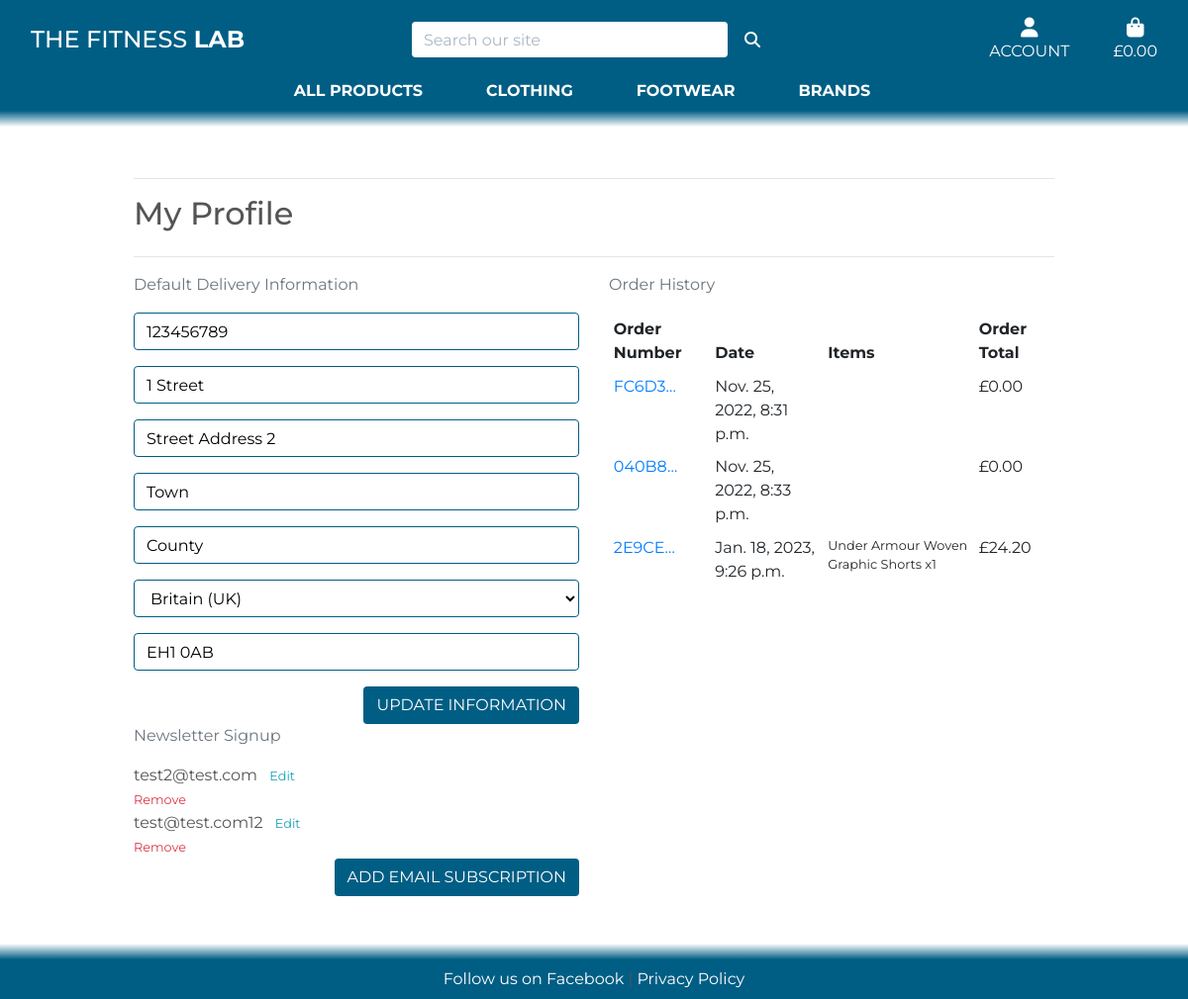
/profile/ (signed in), run on the app's committed database.
### profiles/models.py (models this page shows, shortened)
class UserProfile(models.Model):
    user = models.OneToOneField(User, on_delete=models.CASCADE)
    default_phone_number = models.CharField(max_length=20, null=True,
                                            blank=True)
    default_address_line1 = models.CharField(max_length=80, null=True,
                                             blank=True)
    default_address_line2 = models.CharField(max_length=80, null=True,
                                             blank=True)
    default_city = models.CharField(max_length=40, null=True, blank=True)
    default_county = models.CharField(max_length=80, null=True, blank=True)
    default_country = CountryField(blank_label='Country', null=True,
                                   blank=True)
    default_postcode = models.CharField(max_length=20, null=True, blank=True)

class Newsletter(models.Model):
    user = models.ForeignKey(User, on_delete=models.CASCADE,
                             related_name='newsletter_user')
    email = models.EmailField(max_length=254, unique=True,
                              null=False, blank=False)
    is_registered = models.BooleanField(default=False, null=True, blank=True)

### checkout/models.py (models this page shows, shortened)
class Order(models.Model):
    order_number = models.CharField(max_length=32, null=False, editable=False)
    user_profile = models.ForeignKey(UserProfile, on_delete=models.SET_NULL,
                                     null=True, blank=True,
                                     related_name='orders')
    full_name = models.CharField(max_length=50, null=False, blank=False)
    email = models.EmailField(max_length=254, null=False, blank=False)
    phone_number = models.CharField(max_length=20, null=False, blank=False)
    address_line1 = models.CharField(max_length=80, null=False, blank=False)
    address_line2 = models.CharField(max_length=80, null=True, blank=True)
    city = models.CharField(max_length=40, null=False, blank=False)
    county = models.CharField(max_length=80, null=True, blank=True)
    country = CountryField(blank_label='Country *', null=False, blank=False)
    postcode = models.CharField(max_length=20, null=True, blank=True)
    date = models.DateTimeField(auto_now_add=True)
    delivery_cost = models.DecimalField(max_digits=6, decimal_places=2,
                                        null=False, default=0)
    order_total = models.DecimalField(max_digits=10, decimal_places=2,
                                      null=False, default=0)
    grand_total = models.DecimalField(max_digits=10, decimal_places=2,
                                      null=False, default=0)
    original_basket = models.TextField(null=False, blank=False, default='')
    stripe_pid = models.CharField(max_length=254, null=False,
                                  blank=False, default='')

class OrderLineItem(models.Model):
    order = models.ForeignKey(Order, null=False, blank=False,
                              on_delete=models.CASCADE,
                              related_name='lineitems')
    item = models.ForeignKey(Item, null=False, blank=False,
                             on_delete=models.CASCADE)
    item_size = models.CharField(max_length=2, null=True,
                                 blank=True)  # XS, S, M, L, XL
    quantity = models.IntegerField(null=False, blank=False, default=0)
    lineitem_total = models.DecimalField(max_digits=6, decimal_places=2,
                                         null=False, blank=False,
                                         editable=False)

### items/models.py (models this page shows, shortened)
class Item(models.Model):
    category = models.ForeignKey('Category', null=True, blank=True,
                                 on_delete=models.SET_NULL)
    name = models.CharField(max_length=250)
    brand = models.ForeignKey(Brand, on_delete=models.CASCADE, default=1)
    description = models.TextField()
    has_sizes = models.BooleanField(default=False, null=True, blank=True)
    sku = models.CharField(max_length=250, null=True, blank=True)
    price = models.DecimalField(max_digits=6, decimal_places=2)
    color = models.CharField(max_length=25, null=True, blank=True)
    rating = models.DecimalField(max_digits=6, decimal_places=2,
                                 null=True, blank=True)
    image = models.ImageField(null=True, blank=True)

### profiles/views.py (the view)
# urls.py: path('profile/', include('profiles.urls')),
@login_required
def profile(request):
    profile = get_object_or_404(UserProfile, user=request.user)
    newsletters = Newsletter.objects.all().filter(user=request.user)
    if request.method == 'POST':
        form = UserProfileForm(request.POST, instance=profile)
        if form.is_valid():
            form.save()
            messages.success(request, 'Profile updated successfully')
        else:
            messages.error(request,
                           ('Update failed. Please ensure the form is valid.'))
    else:
        form = UserProfileForm(instance=profile)
    orders = profile.orders.all()
    template = 'profiles/profile.html'
    context = {
        'form': form,
        'orders': orders,
        'newsletters': newsletters,
        'on_profile_page': True
    }
    return render(request, template, context)

### basket/contexts.py (called while the page is built, shortened)
def basket_contents(request):
    basket_items = []
    total = 0
    item_count = 0
    basket = request.session.get('basket', {})
    if total < settings.FREE_DELIVERY_THRESHOLD:
        delivery = total * Decimal(settings.STANDARD_DELIVERY_PERCENTAGE / 100)
        free_delivery_delta = settings.FREE_DELIVERY_THRESHOLD - total
    else:
        delivery = 0
        free_delivery_delta = 0
    grand_total = delivery + total
    context = {
        'basket_items': basket_items,
        'total': total,
        'item_count': item_count,
        'delivery': delivery,
        'free_delivery_delta': free_delivery_delta,
        'free_delivery_threshold': settings.FREE_DELIVERY_THRESHOLD,
        'grand_total': grand_total,
    }
    return context

### profiles/templates/profiles/profile.html (shortened to what this page needs)
{% extends "base.html" %}
{% load static %}
{% block extra_css %}
    <link rel="stylesheet" href="{% static 'profiles/css/profile.css' %}">
{% endblock %}
{% block page_header %}
    <div class="container header-container">
    </div>
{% endblock %}
{% block content %}
    <div class="overlay"></div>
    <div class="container">
        <div class="row">
            <div class="col">
                <hr>
                <h2 class="mb-4">My Profile</h2>
                <hr>
            </div>
        </div>
        <div class="row">
            <div class="col-12 col-lg-6">
                <p class="text-muted">Default Delivery Information</p>
                <form class="mt-3" action="{% url 'profile' %}" method="POST" id="profile-update-form">
                    {{ form|crispy }}
                    <button class="btn btn-black rounded text-uppercase float-right">Update Information</button>
                </form>
            </div>
            <div class="col-12 col-lg-6">
                <p class="text-muted">Order History</p>
                <div class="order-history table-responsive">
                    <table class="table table-sm table-borderless">
                        <thead>
                            <tr>
                                <th>Order Number</th>
                                <th>Date</th>
                                <th>Items</th>
                                <th>Order Total</th>
                            </tr>
                        </thead>
                        <tbody>
                            {% for order in orders %}
                                <tr>
                                    <td>
                                        <a href="{% url 'order_history' order.order_number %}"
                                        title="{{ order.order_number }}">
                                            {{ order.order_number|truncatechars:6 }}
                                        </a>
                                    </td>
                                    <td>{{ order.date }}</td>
                                    <td>
                                        <ul class="list-unstyled">
                                            {% for product in order.lineitems.all %}
                                                <li class="small">
                                                    {{ product.item.name }} x{{ product.quantity }}
                                                </li>
                                            {% endfor %}
                                        </ul>
                                    </td>
                                    <td>£{{ order.grand_total }}</td>
                                </tr>
                            {% endfor %}
                        </tbody>
                    </table>
                </div>
            </div>
        </div>
        <div class="row">
            <div class="col-12 col-lg-6">
                <p class="text-muted">Newsletter Signup</p>
                {% for newsletter in newsletters %}
                <div class="row">
                    <div class="col-12 col-lg-6">
                        <span class="mr-2">{{ newsletter.email }}</span>
                        <a href="{% url 'edit_newsletter' newsletter.id %}" class="update-link text-info mr-2"><small>Edit</small></a>
                        <a href="{% url 'delete_newsletter' newsletter.id %}" class="remove-item text-danger"><small>Remove</small></a>
                    </div>
                </div>
                {% endfor %}
                <a href="{% url 'add_newsletter' %}" class="btn btn-black rounded text-uppercase float-right">Add Email Subscription</a>
            </div>
        </div>
    </div>
{% endblock %}

### static/css/base.css (style rules this page uses)
html { height: 100%; }
body { background: url('/media/blue-background.webp') no-repeat center center fixed; background-size: cover; height: calc(100vh - 164px); color: #555; font-family: 'Montserrat'; }
.btn-black { background: #005E84; color: white; }
.border-black { border: 1px solid #005E84 !important; }
.overlay { height: 100%; width: 100%; top: 0; left: 0; position: fixed; background: white; z-index: -1; }
.btt-link, .update-link, .remove-item { cursor: pointer; }
@media (min-width: 1200px) { .container { max-width: 80%; } }
@media (min-width: 992px) { .header-container { padding-top: 164px; } }

### profiles/static/profiles/css/profile.css (style rules this page uses)
.order-history { max-height: 416px; overflow-y: auto; }
#profile-update-form .form-control, #newsletter-update-form .form-control { color: #000; }
#profile-update-form input::placeholder, #newsletter-update-form input::placeholder { color: #aab7c4; }
#id_default_country, #id_default_country option:not(:first-child) { color: #000; }

### data on the page
UserProfile: default_phone_number "123456789", default_address_line1 "1 Street", default_address_line2 "Street Address 2", default_city "Town", default_county "County", default_country "Britain (UK)", default_postcode "EH1 0AB"
Order: order_number "FC6D3…", date "Nov. 25, 2022, 8:31 p.m.", grand_total "0.00"
Order: order_number "040B8…", date "Nov. 25, 2022, 8:33 p.m.", grand_total "0.00"
Order: order_number "2E9CE…", date "Jan. 18, 2023, 9:26 p.m.", grand_total "24.20"
OrderLineItem: item.name "Under Armour Woven Graphic Shorts", quantity "1"
Newsletter: email "test2@test.com"
Newsletter: email "test@test.com12"
